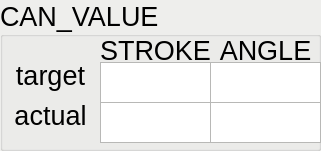
     <widget class="QGroupBox" name="gb2_can_value">
      <property name="enabled">
       <bool>true</bool>
      </property>
      <property name="geometry">
       <rect>
        <x>0</x>
        <y>150</y>
        <width>321</width>
        <height>151</height>
       </rect>
      </property>
      <property name="palette">
       <palette>
        <active>
         <colorrole role="Base">
          <brush brushstyle="SolidPattern">
           <color alpha="255">
            <red>255</red>
            <green>255</green>
            <blue>255</blue>
           </color>
          </brush>
         </colorrole>
         <colorrole role="Window">
          <brush brushstyle="SolidPattern">
           <color alpha="255">
            <red>238</red>
            <green>238</green>
            <blue>236</blue>
           </color>
          </brush>
         </colorrole>
        </active>
        <inactive>
         <colorrole role="Base">
          <brush brushstyle="SolidPattern">
           <color alpha="255">
            <red>255</red>
            <green>255</green>
            <blue>255</blue>
           </color>
          </brush>
         </colorrole>
         <colorrole role="Window">
          <brush brushstyle="SolidPattern">
           <color alpha="255">
            <red>238</red>
            <green>238</green>
            <blue>236</blue>
           </color>
          </brush>
         </colorrole>
        </inactive>
        <disabled>
         <colorrole role="Base">
          <brush brushstyle="SolidPattern">
           <color alpha="255">
            <red>238</red>
            <green>238</green>
            <blue>236</blue>
           </color>
          </brush>
         </colorrole>
         <colorrole role="Window">
          <brush brushstyle="SolidPattern">
           <color alpha="255">
            <red>238</red>
            <green>238</green>
            <blue>236</blue>
           </color>
          </brush>
         </colorrole>
        </disabled>
       </palette>
      </property>
      <property name="font">
       <font>
        <pointsize>20</pointsize>
       </font>
      </property>
      <property name="autoFillBackground">
       <bool>true</bool>
      </property>
      <property name="title">
       <string>CAN_VALUE</string>
      </property>
      <widget class="QLabel" name="lb2_steer_angle">
       <property name="geometry">
        <rect>
         <x>210</x>
         <y>40</y>
         <width>111</width>
         <height>21</height>
        </rect>
       </property>
       <property name="font">
        <font>
         <pointsize>20</pointsize>
        </font>
       </property>
       <property name="text">
        <string>ANGLE</string>
       </property>
       <property name="scaledContents">
        <bool>false</bool>
       </property>
       <property name="alignment">
        <set>Qt::AlignCenter</set>
       </property>
      </widget>
      <widget class="QTextEdit" name="tx2_drive_stroke_actual">
       <property name="geometry">
        <rect>
         <x>100</x>
         <y>102</y>
         <width>111</width>
         <height>41</height>
        </rect>
       </property>
       <property name="font">
        <font>
         <pointsize>20</pointsize>
        </font>
       </property>
       <property name="autoFillBackground">
        <bool>true</bool>
       </property>
       <property name="lineWidth">
        <number>0</number>
       </property>
       <property name="verticalScrollBarPolicy">
        <enum>Qt::ScrollBarAlwaysOff</enum>
       </property>
       <property name="horizontalScrollBarPolicy">
        <enum>Qt::ScrollBarAlwaysOff</enum>
       </property>
       <property name="readOnly">
        <bool>true</bool>
       </property>
       <property name="textInteractionFlags">
        <set>Qt::TextSelectableByMouse</set>
       </property>
      </widget>
      <widget class="QTextEdit" name="tx2_drive_stroke_target">
       <property name="geometry">
        <rect>
         <x>100</x>
         <y>62</y>
         <width>111</width>
         <height>41</height>
        </rect>
       </property>
       <property name="font">
        <font>
         <pointsize>20</pointsize>
        </font>
       </property>
       <property name="autoFillBackground">
        <bool>true</bool>
       </property>
       <property name="lineWidth">
        <number>0</number>
       </property>
       <property name="verticalScrollBarPolicy">
        <enum>Qt::ScrollBarAlwaysOff</enum>
       </property>
       <property name="horizontalScrollBarPolicy">
        <enum>Qt::ScrollBarAlwaysOff</enum>
       </property>
       <property name="readOnly">
        <bool>true</bool>
       </property>
       <property name="textInteractionFlags">
        <set>Qt::TextSelectableByMouse</set>
       </property>
      </widget>
      <widget class="QLabel" name="lb2_drive_stroke">
       <property name="geometry">
        <rect>
         <x>100</x>
         <y>40</y>
         <width>111</width>
         <height>21</height>
        </rect>
       </property>
       <property name="font">
        <font>
         <pointsize>20</pointsize>
        </font>
       </property>
       <property name="cursor">
        <cursorShape>SplitVCursor</cursorShape>
       </property>
       <property name="text">
        <string>STROKE</string>
       </property>
       <property name="scaledContents">
        <bool>false</bool>
       </property>
       <property name="alignment">
        <set>Qt::AlignCenter</set>
       </property>
      </widget>
      <widget class="QLabel" name="lb2_target">
       <property name="geometry">
        <rect>
         <x>10</x>
         <y>60</y>
         <width>81</width>
         <height>31</height>
        </rect>
       </property>
       <property name="font">
        <font>
         <pointsize>20</pointsize>
        </font>
       </property>
       <property name="text">
        <string>target</string>
       </property>
       <property name="scaledContents">
        <bool>false</bool>
       </property>
       <property name="alignment">
        <set>Qt::AlignCenter</set>
       </property>
      </widget>
      <widget class="QLabel" name="lb2_actual">
       <property name="geometry">
        <rect>
         <x>10</x>
         <y>100</y>
         <width>81</width>
         <height>31</height>
        </rect>
       </property>
       <property name="font">
        <font>
         <pointsize>20</pointsize>
        </font>
       </property>
       <property name="text">
        <string>actual</string>
       </property>
       <property name="scaledContents">
        <bool>false</bool>
       </property>
       <property name="alignment">
        <set>Qt::AlignCenter</set>
       </property>
      </widget>
      <widget class="QTextEdit" name="tx2_steer_angle_target">
       <property name="geometry">
        <rect>
         <x>210</x>
         <y>62</y>
         <width>111</width>
         <height>41</height>
        </rect>
       </property>
       <property name="font">
        <font>
         <pointsize>20</pointsize>
        </font>
       </property>
       <property name="autoFillBackground">
        <bool>true</bool>
       </property>
       <property name="lineWidth">
        <number>0</number>
       </property>
       <property name="verticalScrollBarPolicy">
        <enum>Qt::ScrollBarAlwaysOff</enum>
       </property>
       <property name="horizontalScrollBarPolicy">
        <enum>Qt::ScrollBarAlwaysOff</enum>
       </property>
       <property name="readOnly">
        <bool>true</bool>
       </property>
       <property name="textInteractionFlags">
        <set>Qt::TextSelectableByMouse</set>
       </property>
      </widget>
      <widget class="QTextEdit" name="tx2_steer_angle_actual">
       <property name="geometry">
        <rect>
         <x>210</x>
         <y>102</y>
         <width>111</width>
         <height>41</height>
        </rect>
       </property>
       <property name="font">
        <font>
         <pointsize>20</pointsize>
        </font>
       </property>
       <property name="autoFillBackground">
        <bool>true</bool>
       </property>
       <property name="lineWidth">
        <number>0</number>
       </property>
       <property name="verticalScrollBarPolicy">
        <enum>Qt::ScrollBarAlwaysOff</enum>
       </property>
       <property name="horizontalScrollBarPolicy">
        <enum>Qt::ScrollBarAlwaysOff</enum>
       </property>
       <property name="readOnly">
        <bool>true</bool>
       </property>
       <property name="textInteractionFlags">
        <set>Qt::TextSelectableByMouse</set>
       </property>
      </widget>
     </widget>
